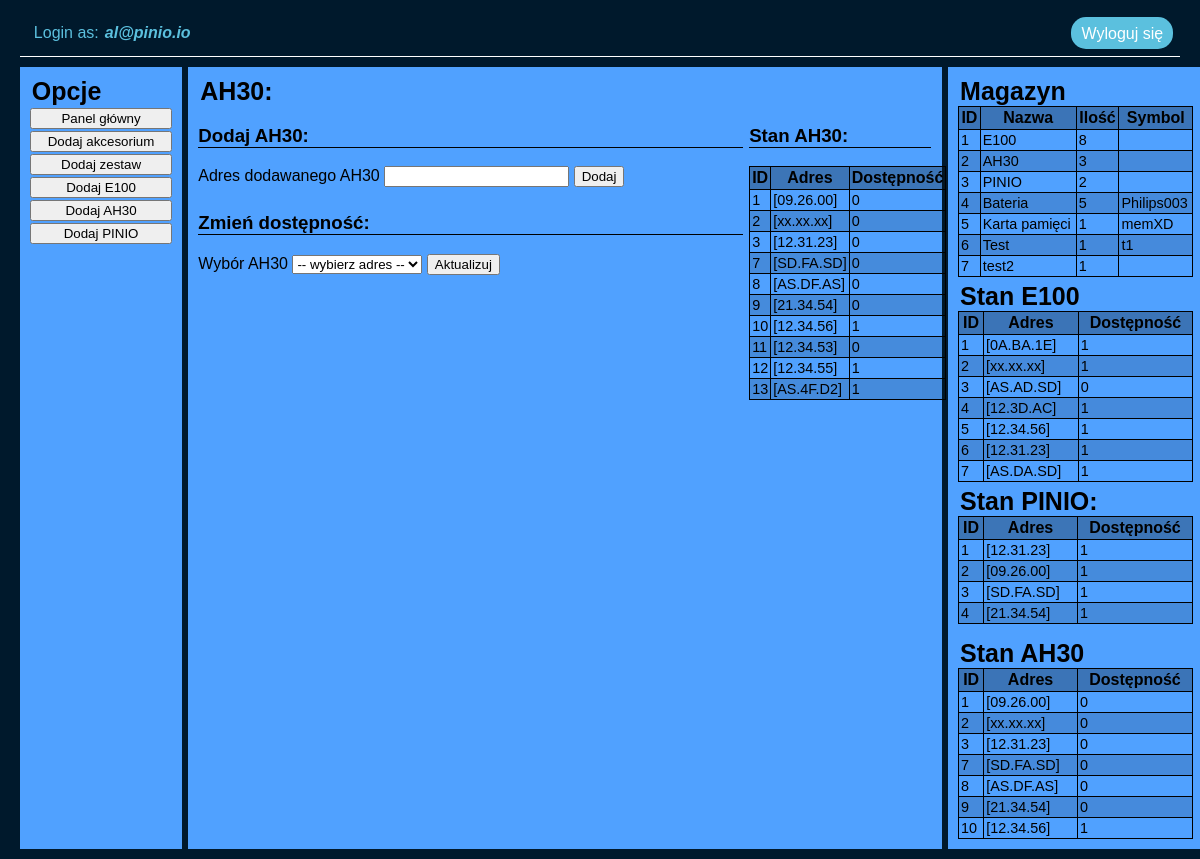
Screenshot of /inventory-add-ah30.php (signed in) with the database file from the repository.
### tables this page shows
CREATE TABLE `ah30` (
  `id` int(11) NOT NULL,
  `address` text NOT NULL,
  `available` tinyint(1) NOT NULL,
  `timestamp` timestamp NOT NULL DEFAULT current_timestamp() ON UPDATE current_timestamp(),
  `add_date` datetime NOT NULL DEFAULT current_timestamp()
);

CREATE TABLE `inventory` (
  `id` int(11) NOT NULL,
  `name` text NOT NULL,
  `quantity` int(11) NOT NULL,
  `symbol` text NOT NULL,
  `timestamp` timestamp NOT NULL DEFAULT current_timestamp() ON UPDATE current_timestamp(),
  `add_date` datetime NOT NULL DEFAULT current_timestamp()
);

CREATE TABLE `e100` (
  `id` int(11) NOT NULL,
  `address` text NOT NULL,
  `available` tinyint(1) NOT NULL,
  `timestamp` timestamp NOT NULL DEFAULT current_timestamp() ON UPDATE current_timestamp(),
  `add_date` datetime NOT NULL DEFAULT current_timestamp()
);

CREATE TABLE `pinio` (
  `id` int(11) NOT NULL,
  `address` text NOT NULL,
  `available` tinyint(1) NOT NULL,
  `timestamp` timestamp NOT NULL DEFAULT current_timestamp() ON UPDATE current_timestamp(),
  `add_date` datetime NOT NULL DEFAULT current_timestamp()
);

### set-e100ah30-qty.php (called while the page is built, shortened)
<?php
$parts = ["E100", "AH30"];
foreach($parts as $part){
	$query = $db->prepare('SELECT * FROM '.strtolower($part).' WHERE available = "1"');
	$query->execute();
	$query = $query->fetchAll();
}

### html-magazyn.php (the view, shortened to what this page needs)
<?php
require_once 'set-e100ah30-qty.php';
$invPartsQuery = $db->query('SELECT * FROM inventory');
$invParts = $invPartsQuery->fetchAll();
$e100Query = $db->query('SELECT * FROM e100');
$e100 = $e100Query->fetchAll();
$pinioQuery = $db->query('SELECT * FROM pinio');
$pinio = $pinioQuery->fetchAll();
$ah30Query = $db->query('SELECT * FROM ah30');
$ah30 = $ah30Query->fetchAll();
?>
<div class="elements-sidebar-inventory">
    <legend>Magazyn</legend>
    <table>
        <thead>
        <tr><th>ID</th><th>Nazwa</th><th>Ilość</th><th>Symbol</th></tr>
        </thead>
        <tbody>
            <?php
                foreach($invParts as $part){
                    echo "<tr><td>{$part['id']}</td><td>{$part['name']}</td><td>{$part['quantity']}</td><td>{$part['symbol']}</td></tr>";
                }
            ?>
        </tbody>
    </table>
</div>
<div class="e100-sidebar-inventory">
    <legend>Stan E100</legend>
    <table>
        <thead>
        <tr><th>ID</th><th>Adres</th><th>Dostępność</th></tr>
        </thead>
        <tbody>
            <?php
                foreach($e100 as $part){
                    echo "<tr><td>{$part['id']}</td><td>{$part['address']}</td><td>{$part['available']}</td></tr>";
                }
            ?>
        </tbody>
    </table>
</div>
<div class="pinio-sidebar-inventory">
    <legend>Stan PINIO:</legend>
        <table>
            <thead>
            <tr><th>ID</th><th>Adres</th><th>Dostępność</th></tr>
            </thead>
            <tbody>
                <?php
                    foreach($pinio as $part){
                        echo "<tr><td>{$part['id']}</td><td>{$part['address']}</td><td>{$part['available']}</td></tr>";
                    }
                ?>
            </tbody>
        </table>
</div>
<div class="ah30-sidebar-inventory">
    <legend>Stan AH30</legend>
    <table>
        <thead>
        <tr><th>ID</th><th>Adres</th><th>Dostępność</th></tr>
        </thead>
        <tbody>
            <?php
                foreach($ah30 as $part){
                    echo "<tr><td>{$part['id']}</td><td>{$part['address']}</td><td>{$part['available']}</td></tr>";
                }
            ?>
        </tbody>
    </table>
</div>

### inventory-add-ah30.php (shortened to what this page needs)
<?php
	$db = require_once 'database.php';
	$ah30Query = $db->query('SELECT * FROM ah30');
	$ah30 = $ah30Query->fetchAll();
?>
<!DOCTYPE HTML>
<html lang="pl">
<head>
	<link rel="stylesheet" type="text/css" href="css/style.css">
</head>
<body>
<div class="container">
	<div class="header">
		<div class="login-text">
			<div>Login as: </div><div class="user"><?=$_SESSION['mail'];?></div>
		</div>
		<a href="logout.php" class="logout-btn">
			Wyloguj się
		</a>
	</div>
	<div class="main-grid">
		<div class="left-bar">
			<legend>Opcje</legend>
			<button onclick="window.location.href = 'inventory-panel.php';"> Panel główny </button>
			<button onclick="window.location.href = 'inventory-add-element.php';"> Dodaj akcesorium </button>
			<button onclick="window.location.href = 'inventory-add-set.php';"> Dodaj zestaw </button>
			<button onclick="window.location.href = 'inventory-add-e100.php';"> Dodaj E100 </button>
			<button onclick="window.location.href = '#';"> Dodaj AH30 </button>
			<button onclick="window.location.href = 'inventory-add-pinio.php';"> Dodaj PINIO </button>
		</div>
		<div class="main-content">
			<legend>AH30:</legend>
			<div class="e100-main-content">
				<div class="e100-add">
					<form action="add-ah30.php" method="post" onsubmit="return confirm('Na pewno chcesz dodać element?');">
						<h3>Dodaj AH30:</h3>
						<label for="address-input">Adres dodawanego AH30</label>
						<input name="address" id="address-input" maxlength=9 autocomplete=off title="Występujący błąd: podczas usuwania znaków należy usunąć także kropki" required>
						<button>Dodaj</button>
					</form>
				</div>
				<div class="e100-available">
					<form action="change-ah30.php" method="post">
						<h3>Zmień dostępność:</h3>
						<label for="address-select">Wybór AH30</label>
						<select id="address-select" name="address-curr" required>
							<option disabled selected value> -- wybierz adres -- </option>
						</select>
						<button>Aktualizuj</button>
					</form>
				</div>
				<div class="e100-inventory">
					<h3>Stan AH30:</h3>
						<table>
							<thead>
							<tr><th>ID</th><th>Adres</th><th>Dostępność</th></tr>
							</thead>
							<tbody>
								<?php
									foreach($ah30 as $part){
										echo "<tr><td>{$part['id']}</td><td>{$part['address']}</td><td>{$part['available']}</td></tr>";
									}
								?>
							</tbody>
						</table>
				</div>
			</div>
		</div>
		<div class="right-bar">
			<?php
			require 'html-magazyn.php';
			?>
		</div>
	</div>
</div>
</body>
</html>

### css/style.css (style rules this page uses)
:root { --primary-color: #50a1ff; --second-color: #5bc0de; --back-color: rgb(0, 25, 44); }
body { background-color: var(--back-color); font-family: 'Open-sans', sans-serif; }
legend { font-size: 25px; font-weight: bold; }
h3 { border-bottom: 1px solid; }
.container { padding: 2px; width: 98%; margin-left: auto; margin-right: auto; }
.header { background-color: transparent; color: var(--second-color); display: flex; width: auto; border-bottom: 1px solid white; padding: 7px; margin-bottom: 10px; }
.login-text { display: grid; gap: 2px; grid-template-columns: auto auto; padding: 7px }
.user { padding-left: 4px; float: left; font-weight: bold; font-style: italic; }
.logout-btn { float: left; text-decoration: none; background-color: var(--second-color); color: #ffffff; border-radius: 15px; padding: 8px 10px 1px 10px; }
.main-grid { display: grid; gap: 6px; grid-template-columns: 14% auto 20%; }
.left-bar { background-color: var(--primary-color); padding: 10px; display: grid; align-content: start; gap: 2px; }
.main-content { background-color: var(--primary-color); padding: 10px; }
.right-bar { display: grid; grid-gap: 5px; min-width: 235px; background-color: var(--primary-color); padding: 10px; }
.right-bar div { max-height: 200px; overflow: auto; }
table { width: 100%; border-collapse: collapse; margin-bottom: 10px; }
table, th, td { padding: 2px; border: 1px solid black; }
th { background-color: rgba(12, 12, 12, 0.295); }
td { font-size: 0.9em; }
tr:nth-child(even) { background-color: #07070723; }
.e100-main-content { width: 99%; display: grid; gap: 6px; grid-template-columns: 75% 25%; grid-template-rows: auto auto; }
.e100-available { grid-column: 1; grid-row: 2; }
.e100-inventory { grid-column: 2; grid-row: 1 / last-line; }

### rows the page displays
ah30: id "1", address "[09.26.00]", available "0"
ah30: id "2", address "[xx.xx.xx]", available "0"
ah30: id "3", address "[12.31.23]", available "0"
ah30: id "7", address "[SD.FA.SD]", available "0"
ah30: id "8", address "[AS.DF.AS]", available "0"
ah30: id "9", address "[21.34.54]", available "0"
ah30: id "10", address "[12.34.56]", available "1"
ah30: id "11", address "[12.34.53]", available "0"
ah30: id "12", address "[12.34.55]", available "1"
ah30: id "13", address "[AS.4F.D2]", available "1"
inventory: id "1", name "E100", quantity "8"
inventory: id "2", name "AH30", quantity "3"
inventory: id "3", name "PINIO", quantity "2"
inventory: id "4", name "Bateria", quantity "5", symbol "Philips003"
inventory: id "5", name "Karta pamięci", quantity "1", symbol "memXD"
inventory: id "6", name "Test", quantity "1", symbol "t1"
inventory: id "7", name "test2", quantity "1"
e100: id "1", address "[0A.BA.1E]", available "1"
e100: id "2", address "[xx.xx.xx]", available "1"
e100: id "3", address "[AS.AD.SD]", available "0"
e100: id "4", address "[12.3D.AC]", available "1"
e100: id "5", address "[12.34.56]", available "1"
e100: id "6", address "[12.31.23]", available "1"
e100: id "7", address "[AS.DA.SD]", available "1"
pinio: id "1", address "[12.31.23]", available "1"
pinio: id "2", address "[09.26.00]", available "1"
pinio: id "3", address "[SD.FA.SD]", available "1"
pinio: id "4", address "[21.34.54]", available "1"

### other values shown
$_SESSION['mail'] "al@pinio.io"
